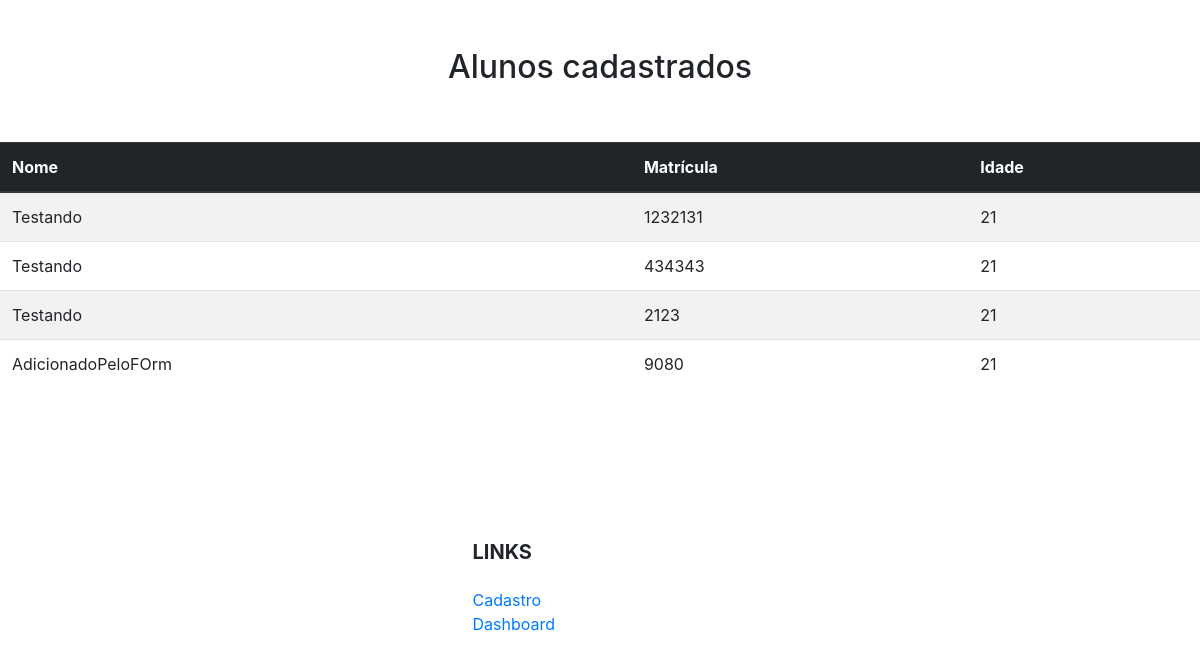
Page /dashboard on the earlier database version.
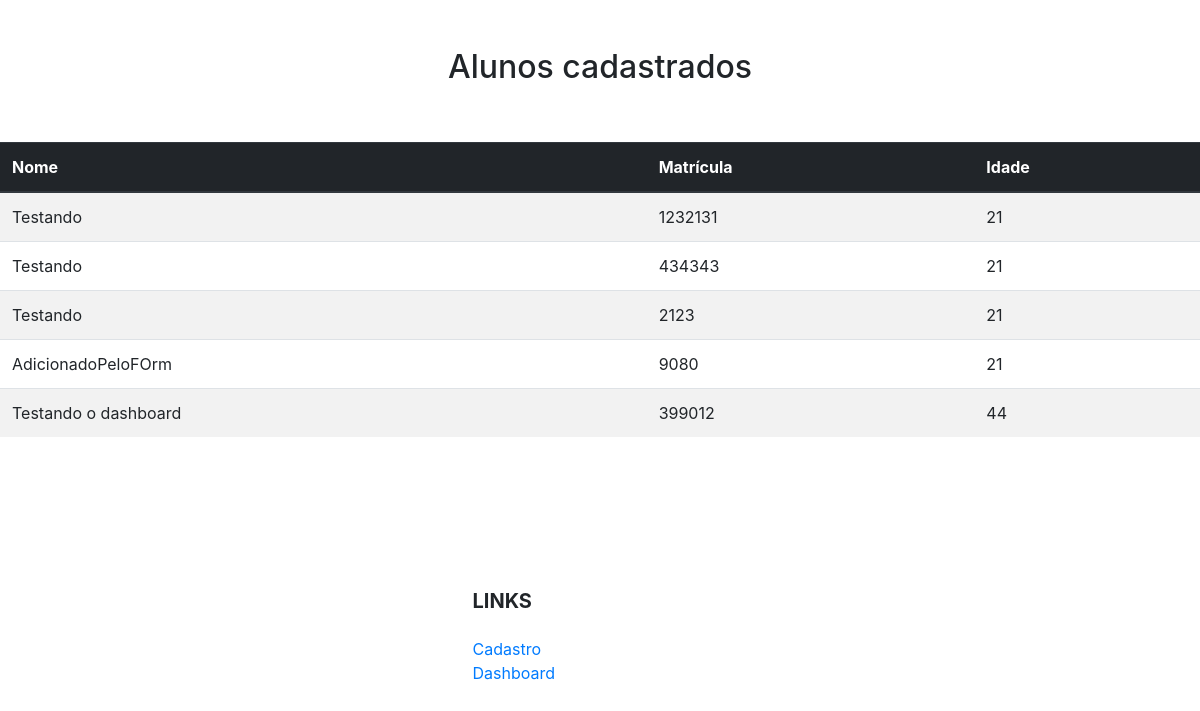
Same page on the later database version.
### app/models/tables.py (models this page shows, shortened)
class Aluno(db.Model):
    __tablename__ = "alunos"
    id = db.Column(db.Integer, primary_key=True)
    nome = db.Column(db.String)
    matricula = db.Column(db.Integer, unique=True)
    idade = db.Column(db.Integer)

### app/controllers/default.py (the view)
@app.route("/dashboard")
def dashboard():
    r = Aluno.query.all()
    return render_template('dashboard.html', alunos=r)

### app/templates/dashboard.html
{% extends 'base.html' %}
{% block content %}
    <br><br>
    <h2 style="text-align: center">Alunos cadastrados</h2>
    <br><br>
    <table class="table table-striped">
        <thead class="thead-dark">
            <tr>
                <th>Nome</th>
                <th>Matrícula</th>
                <th>Idade</th>
            </tr>
        </thead>
        <tbody>
        {% for alunos in alunos %}
            <tr>
                <td>{{ alunos.nome }}</td>
                <td>{{ alunos.matricula }}</td>
                <td>{{ alunos.idade }}</td>
            </tr>
        {% endfor %}
        </tbody>
    </table>
{% endblock %}

### app/templates/base.html (shortened to what this page needs)
<!DOCTYPE html>
<html lang="pt-br">
    <head>
        <link rel="stylesheet" href="{{ url_for('static',
        filename='css/bootstrap.min.css') }}">
    </head>
    <body>
        {% block content %}
        {% endblock %}
        <br><br><br><br><br>
        <footer class="page-footer font-small indigo">
            <div class="container text-center text-md-left">
                <div class="row">
                    <div class="col-md-3 mx-auto">
                        <h5 class="font-weight-bold text-uppercase mt-3 mb-4">Links</h5>
                        <ul class="list-unstyled">
                            <li>
                                <a href="/cadastro">Cadastro</a>
                            </li>
                            <li>
                                <a href="/dashboard">Dashboard</a>
                            </li>
                        </ul>
                    </div>
                </div>
            </div>
        </footer>
    </body>
</html>

Differences in the rows shown:
added Aluno: nome "Testando o dashboard", matricula "399012", idade "44"
